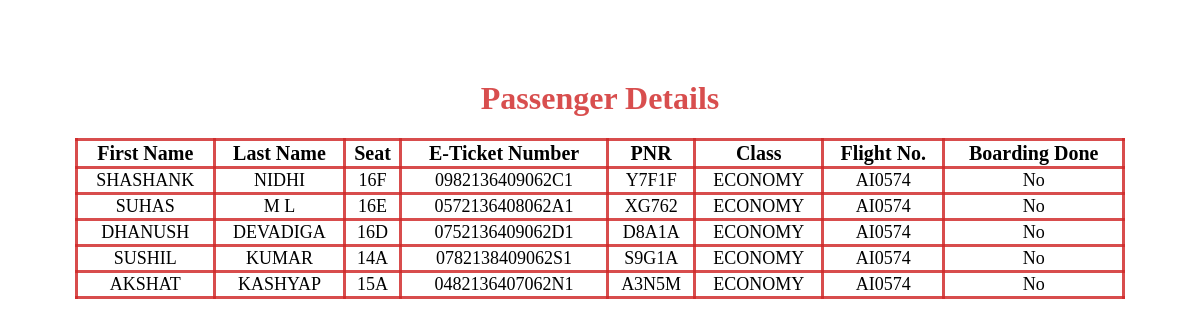
Page /displaypassenger/ on the committed database.
### facial_recognition/models.py (models this page shows)
class Passenger(models.Model):
    first_name = models.CharField(max_length=30)
    last_name = models.CharField(max_length=30)
    seat = models.CharField(max_length=3)
    e_ticket_number = models.CharField(max_length=50,primary_key=True)
    pnr = models.CharField(max_length=10)
    Class = models.CharField(max_length=20)
    flight_no = models.CharField(max_length=30)
    facedetected = models.BooleanField(default=False)

### facial_recognition/views.py (the view)
# urls.py: path('displaypassenger/',views.displaypassenger,name="displaypassenger"),
def displaypassenger(request):
    passengers = Passenger.objects.all().values()
    template = loader.get_template('displaypassenger.html')
    context ={
        'passengers' : passengers,
    }
    return HttpResponse(template.render(context,request))

### facial_recognition/templates/displaypassenger.html (shortened to what this page needs)
<!DOCTYPE html>
<html>
    <head>
    </head>
    <body>
        <h1>Passenger Details</h1>
        <table>
            <th>First Name</th>
            <th>Last Name</th>
            <th>Seat</th>
            <th>E-Ticket Number</th>
            <th>PNR</th>
            <th>Class</th>
            <th>Flight No.</th>
            <th>Boarding Done</th>
            {% for x in passengers %}
            <tr>
                <td>{{ x.first_name }}</td>
                <td>{{ x.last_name }}</td>
                <td>{{ x.seat }}</td>
                <td>{{ x.e_ticket_number }}</td>
                <td>{{ x.pnr }}</td>
                <td>{{ x.Class }}</td>
                <td>{{ x.flight_no }}</td>
                {% if x.facedetected %}
                <td>Yes</td>
                {% else %}
                <td>No</td>
                {% endif %}
            </tr>
            {% endfor %}
    </body>
</html>

### facial_recognition/templates/displaypassenger.html (style rules this page uses)
h1 { margin-top: 80px; text-align: center; color: rgba(208, 41, 41, 0.829) }
table { border: solid rgba(208, 41, 41, 0.829); border-collapse: collapse; margin-left: auto; margin-right: auto; width: 1050px; }
th { border: solid rgba(208, 41, 41, 0.829); border-collapse: collapse; font-size: 20px; }
td { border: solid rgba(208, 41, 41, 0.829); border-collapse: collapse; font-size: 18px; text-align: center; }

### rows in the picture
Passenger: first_name "SHASHANK", last_name "NIDHI", seat "16F", e_ticket_number "0982136409062C1", pnr "Y7F1F", Class "ECONOMY", flight_no "AI0574", facedetected "No"
Passenger: first_name "SUHAS", last_name "M L", seat "16E", e_ticket_number "0572136408062A1", pnr "XG762", Class "ECONOMY", flight_no "AI0574", facedetected "No"
Passenger: first_name "DHANUSH", last_name "DEVADIGA", seat "16D", e_ticket_number "0752136409062D1", pnr "D8A1A", Class "ECONOMY", flight_no "AI0574", facedetected "No"
Passenger: first_name "SUSHIL", last_name "KUMAR", seat "14A", e_ticket_number "0782138409062S1", pnr "S9G1A", Class "ECONOMY", flight_no "AI0574", facedetected "No"
Passenger: first_name "AKSHAT", last_name "KASHYAP", seat "15A", e_ticket_number "0482136407062N1", pnr "A3N5M", Class "ECONOMY", flight_no "AI0574", facedetected "No"
